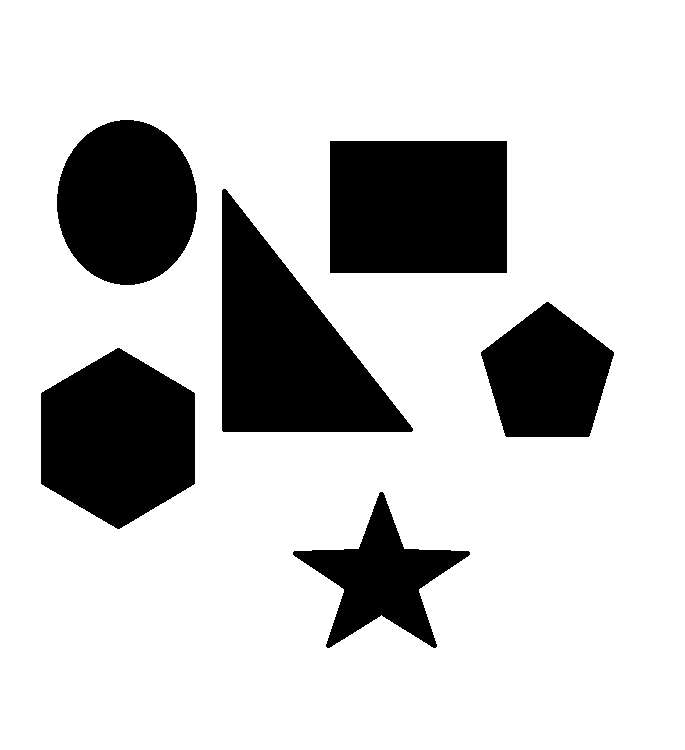
#> input picture shape-d2/shapes.png, 685 x 750 px
$ python shaped2.py
#> lines starting #> are read from the running program, lines starting #| are printed output that depends on the picture; after the words box and inside, x2 and y2 are one past the last pixel; in counts of white or black regions, pixels touching at a corner belong together
import cv2 as cv

def setLabel(image, str, contour):
    (text_width, text_height), baseline = cv.getTextSize(str, cv.FONT_HERSHEY_SIMPLEX, 0.7, 1)
    x,y,width,height = cv.boundingRect(contour)
    pt_x = x+int((width-text_width)/2)
    pt_y = y+int((height + text_height)/2)
    cv.rectangle(image, (pt_x, pt_y+baseline), (pt_x+text_width, pt_y-text_height), (200,200,200), cv.FILLED)
    cv.putText(image, str, (pt_x, pt_y), cv.FONT_HERSHEY_SIMPLEX, 0.7, (0,0,0), 1, 8)


img_color = cv.imread("shapes.png", cv.IMREAD_COLOR)
#> img_color is the input picture: shape (750, 685, 3); 78.7% white; 6 black regions, box (x1, y1, x2, y2) and area: (222, 189, 413, 432) 23970, (330, 141, 507, 273) 23364, (41, 348, 195, 529) 20997, (57, 120, 197, 285) 18129, (481, 302, 614, 437) 12605, (293, 492, 470, 648) 10384
cv.imshow('result', img_color)
cv.waitKey(0)

img_gray = cv.cvtColor(img_color, cv.COLOR_BGR2GRAY)
cv.imshow('result', img_gray)
cv.waitKey(0)

ret,img_binary = cv.threshold(img_gray, 125, 255, cv.THRESH_BINARY_INV|cv.THRESH_OTSU)
#> img_binary: shape (750, 685); 21.3% white; 6 white regions
#> ret = 0
cv.imshow('result', img_binary)
cv.waitKey(0)

contours, hierarchy = cv.findContours(img_binary, cv.RETR_EXTERNAL, cv.CHAIN_APPROX_SIMPLE)
#> contours = 6 contours; box (x1, y1, x2, y2) and area: (222, 189, 413, 432) 23632, (330, 141, 507, 273) 23056, (41, 348, 195, 529) 20753, (57, 120, 197, 285) 17913, (481, 302, 614, 437) 12413, (293, 492, 470, 648) 10095

for cnt in contours:
    size = len(cnt)
    print(size)


    epsilon = 0.005 * cv.arcLength(cnt, True)
    approx = cv.approxPolyDP(cnt, epsilon, True)

    size = len(approx)
    print(size)

    cv.line(img_color, tuple(approx[0][0]), tuple(approx[size-1][0]), (0, 255, 0), 3)
    for k in range(size-1):
        cv.line(img_color, tuple(approx[k][0]), tuple(approx[k+1][0]), (0, 255, 0), 3)

    if cv.isContourConvex(approx):
        if size == 3:
            setLabel(img_color, "triangle", cnt)
        elif size == 4:
            setLabel(img_color, "rectangle",cnt)
        elif size == 5:
            setLabel(img_color, "pentagon", cnt)
        elif size == 6:
            setLabel(img_color, "hexagon", cnt)
        elif size == 8:
            setLabel(img_color, "octagon", cnt)
        elif size == 10:
            setLabel(img_color, "decagon", cnt)
        else:
            setLabel(img_color, str(size), cnt)
    else:
        setLabel(img_color, str(size), cnt)
#> this loop made 6 passes
#> epsilon on passes 1, 2, 3, 6: 3.34, 2.8, 2.22, 2.51
#> (epsilon, approx) on passes 4 to 5: (3.76, [[223, 189], [222, 430], [411, 431]]), (3.07, [[330, 141], [330, 272], [506, 272], [506, 141]])
#| 323
#| 10
#| 252
#| 6
#| 164
#| 5
#| 112
#| 3
#| 4
#| 4
#> (further printed lines are left out)
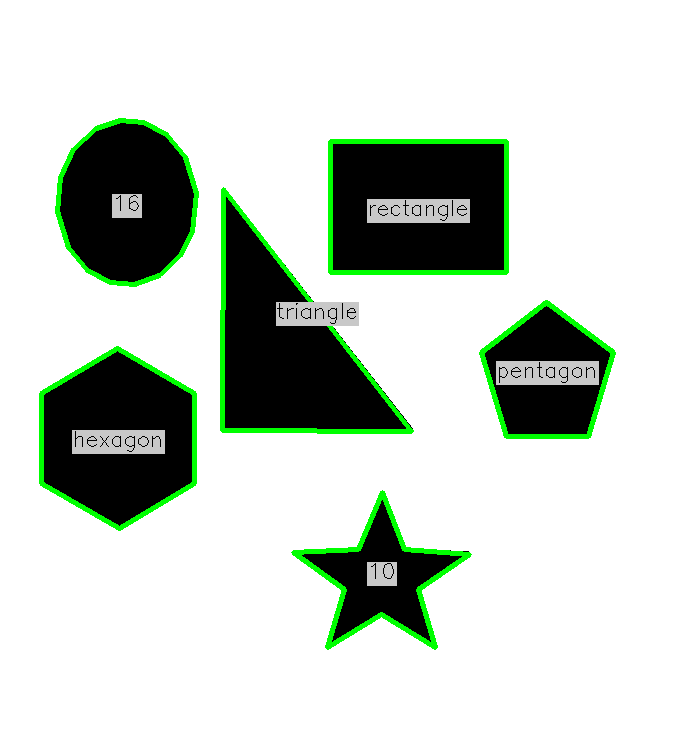
#> img_color: shape (750, 685, 3); 5.14% of pixels changed, all inside (x1, y1, x2, y2) = (39, 118, 616, 650)


cv.imshow('result', img_color)
cv.waitKey(0)

$ run again, with shape-d2/testshape.jpg saved as shape-d2/shapes.png
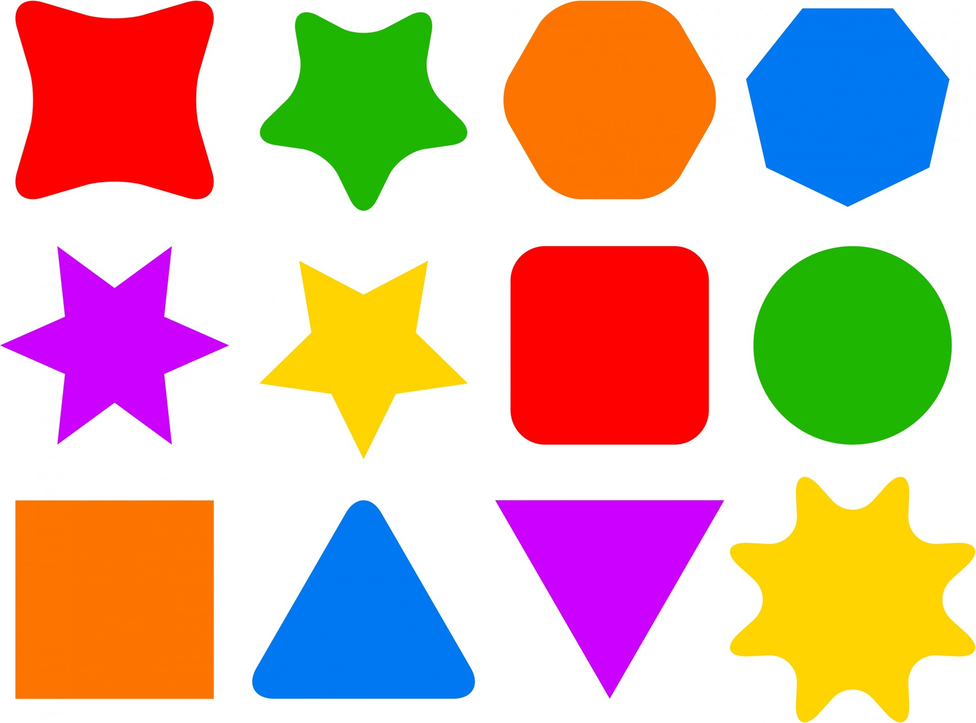
#> input picture shape-d2/testshape.jpg, 976 x 723 px, shrunk from 1920 x 1421 before the run
#> img_color is the input picture: shape (723, 976, 3); mean B, G, R 163.3, 180, 213.9
#> `ret,img_binary = cv.threshold(img_gray, 125, 255, cv.THRESH_BINARY_INV..`:
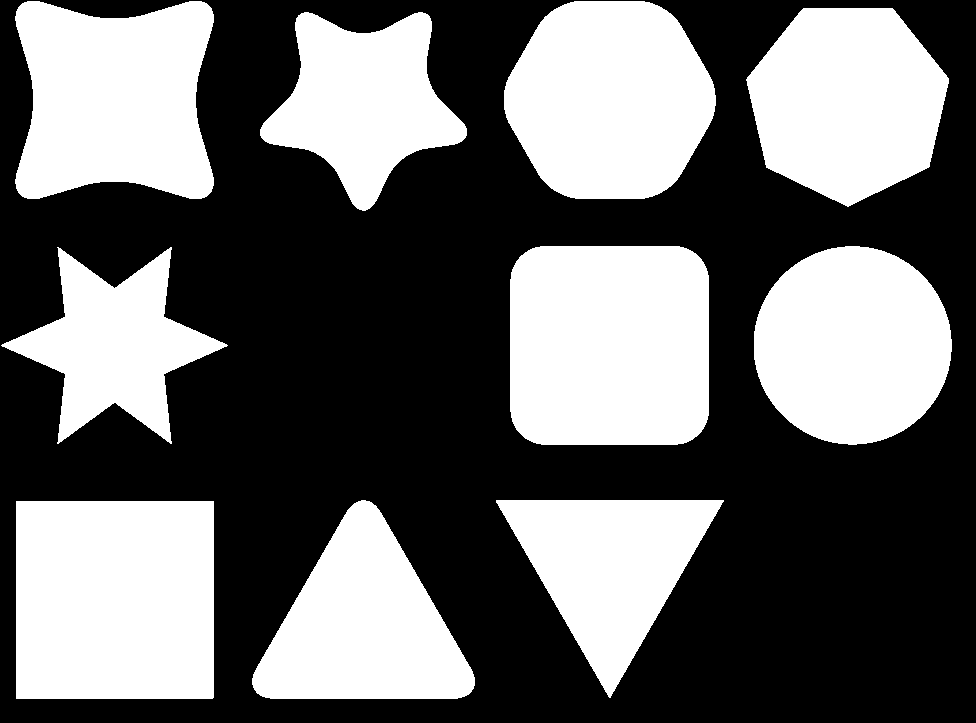
#> img_binary: shape (723, 976); 41.9% white; 10 white regions
#> ret = 176
#> contours = 10 contours; largest, box (x1, y1, x2, y2) and area: (16, 501, 214, 699) 38808, (510, 246, 709, 445) 38154, (504, 1, 716, 199) 32780, (15, 1, 214, 199) 32254, (754, 246, 952, 445) 30608
#> the loop `for cnt in contours:` made 10 passes
#> epsilon on passes 3 to 10: 3.53, 4.45, 3.27, 3.72, 3.6, 3.32, 3.42, 4.13
#> (printed output is left out)
#> after the loop `for cnt in contours:`:
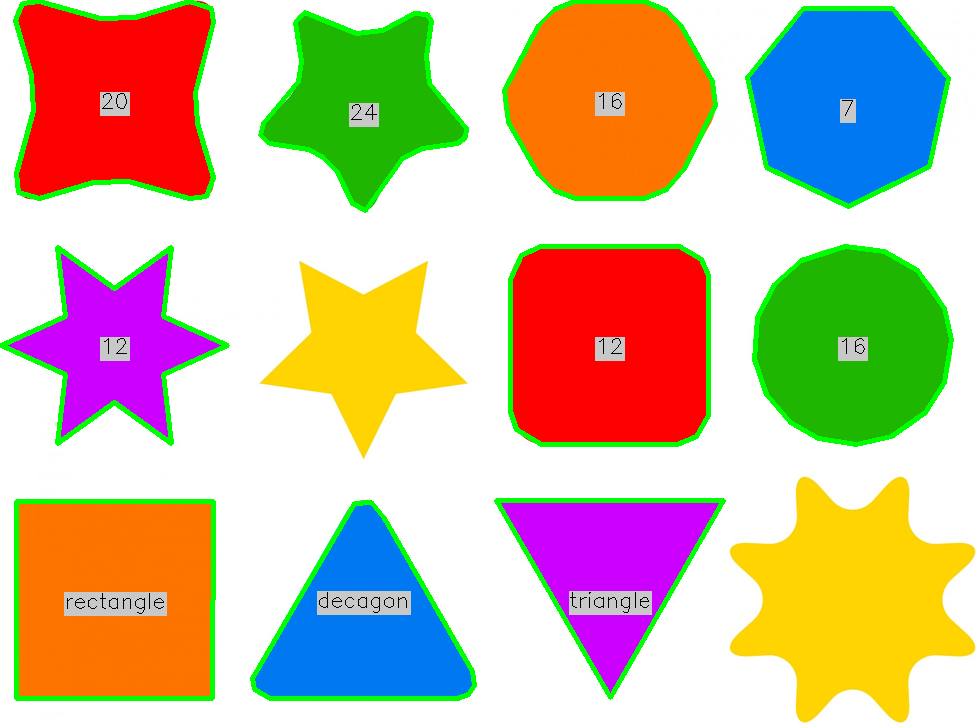
#> img_color: shape (723, 976, 3); 6.53% of pixels changed, all inside (x1, y1, x2, y2) = (0, 0, 954, 701)
